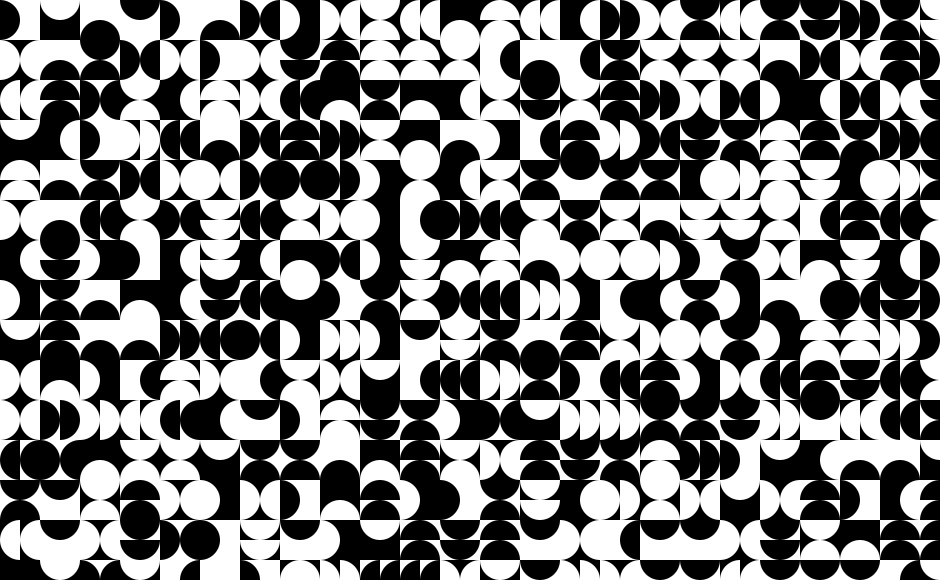
Frame 1 (no input)
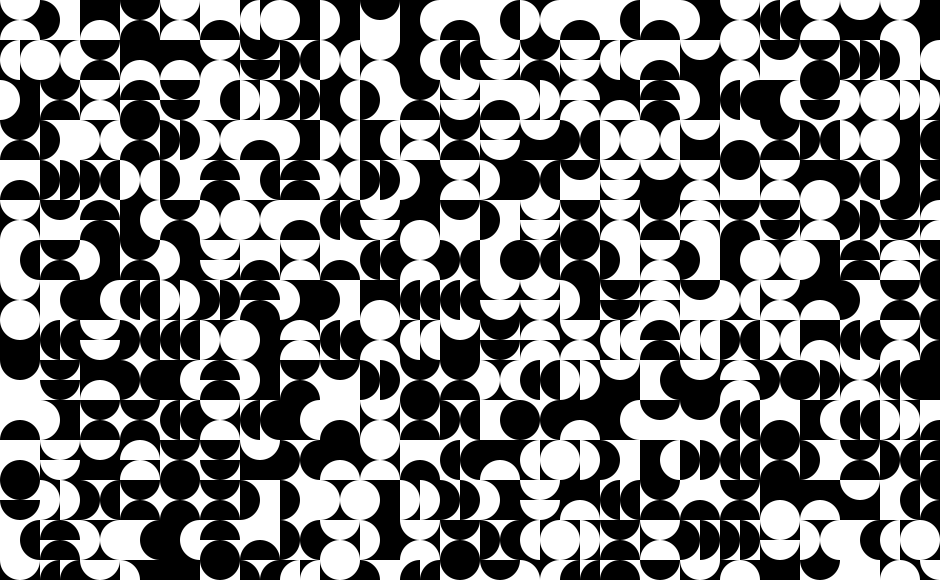
Frame 2 (the mouse pressed at the canvas centre, redrawn once)

The Processing sketch that drew these frames (run headless with seeded random() and noise(); the mouse was pressed at the canvas centre and the sketch redrawn once):

// Processing sketch: processing_85625
// ── processing_85625.pde

/* 
Part of the ReCode Project (http://recodeproject.com)
Based on "Structure" by Zdenek Sykora
Originally published in "Computer Graphics and Art" vol1 no2, 1976
Copyright (c) 2012 Mitchell Whitelaw - OSI/MIT license (http://recodeproject/license).
*/

int moduledim = 40;
int gridwidth = 41;
int gridheight = 32;

void setup(){
  size(940,580);
   smooth();
   noLoop();
   ellipseMode(CENTER);
}


void draw(){
  noStroke();
  translate(moduledim/2,moduledim/2);
  for (int i=0; i< gridwidth; i++){
    for (int j=0; j< gridheight; j++){
      sykoraModule(int(random(2)),int(random(3)),int(random(4)),i,j);
    }
  }
}


void sykoraModule( int polarity, int composition, int orientation, int gridx, int gridy) {
  pushMatrix();
    translate(gridx*moduledim,gridy*moduledim);
    rotate(orientation*TWO_PI/4.0); 
    translate(-moduledim/2, -moduledim/2);
    
    fill(polarity*255); // bg fill
    rect(0,0, moduledim, moduledim); // bg square
    
    fill(abs(polarity-1)*255); // reverse the fill
    
    arc(moduledim/2, 0, moduledim, moduledim, 0, PI); // composition == 0; first arc
    
    if (composition == 1){ // more arcs
      arc(moduledim/2, moduledim/2, moduledim, moduledim, 0, PI); // second arc (aligned)
    } else if (composition == 2){ 
      arc(moduledim/2, moduledim, moduledim, moduledim, PI, TWO_PI); // second arc (mirrored);
    }
   popMatrix();
}



void mousePressed(){
  redraw();
}
